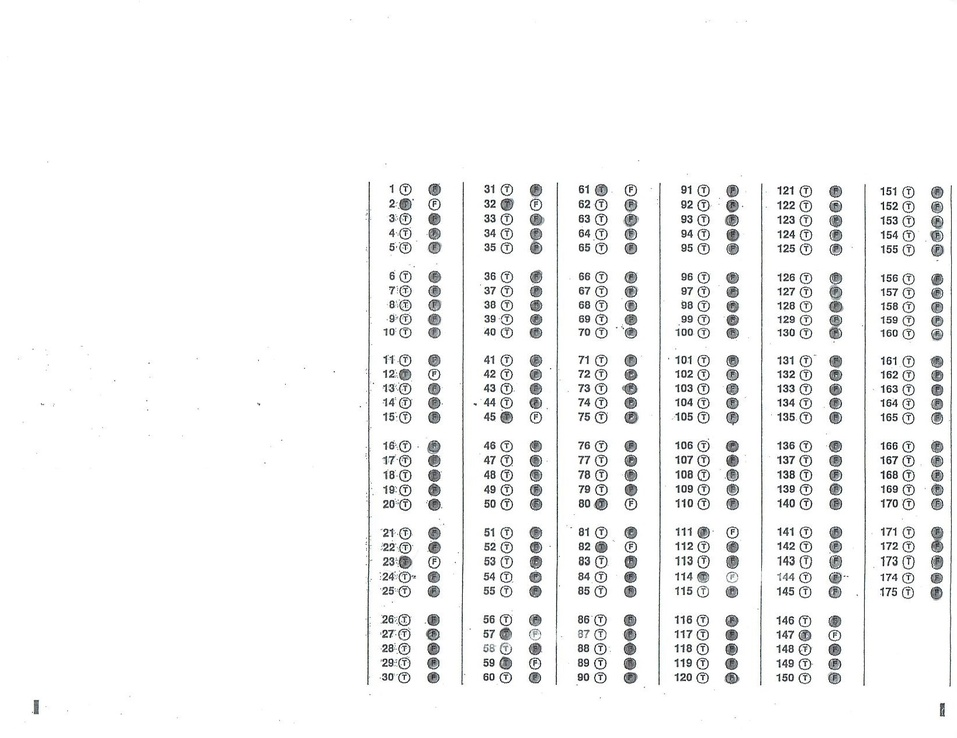
#> input picture scan.jpg, 957 x 738 px, shrunk from 1638 x 1263 before the run
$ python MCScanner.py   (Python 2 division)
#> lines starting #> are read from the running program, lines starting #| are printed output that depends on the picture
#> further down, img_rgb is the input picture: shape (738, 957, 3); mean B, G, R 244, 244, 243.7
import cv2
import numpy as np


def cropsheet(image,org_image):
    template = cv2.imread('find.jpg',0)
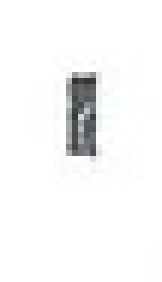
#> input picture find.jpg, 27 x 47 px, shrunk from 47 x 80 before the run (shown 6 times larger)
#> template: shape (47, 27); min 48, max 255, mean 246.9
    w = np.size(template,0)
#> w = 47
    h = np.size(template,1)
#> h = 27
    height = np.size(img_rgb,0)
#> height = 738
    length = np.size(img_rgb,1)
#> length = 957

    res = cv2.matchTemplate(image,template,cv2.TM_CCOEFF_NORMED)
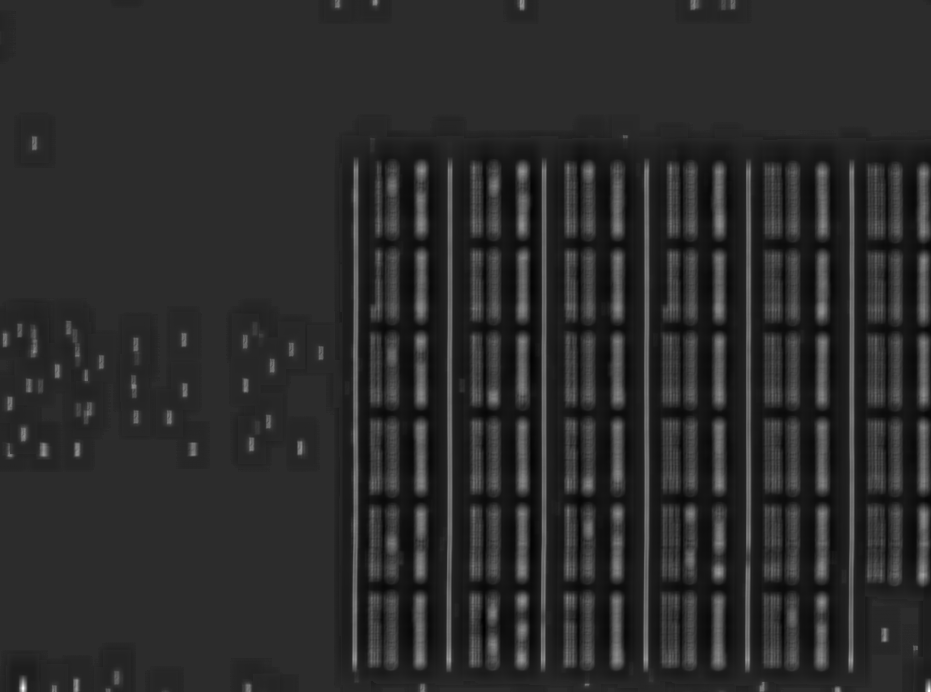
#> res: shape (692, 931) float32; min -0.196, max 0.929, mean -0.00178; drawn with min black and max white
    threshold = 0.80
    loc = np.where( res >= threshold)
#> loc = 11 positions, rows 687 to 691, columns 22 to 929

    loc = list(loc)
#> loc = [[687, 687, 688, 688, 689, 689, 689, 690, 690, 691, 691], [22, 23, 22, 23, 22, 23, 929, 928, 929, 928, 929]]

    loc_maxy = max(loc[0])
#> loc_maxy = 691
    loc_miny = min(loc[0])
#> loc_miny = 687
    loc_maxx = max(loc[1])
#> loc_maxx = 929
    loc_minx = min(loc[1])
#> loc_minx = 22

    loc_1x = loc_minx + w/2
#> loc_1x = 45
    loc_2x = loc_maxx + w/2
#> loc_2x = 952
    loc_y = (loc_maxy + loc_miny)/2 + h/2
#> loc_y = 702

    loc_1 = tuple([loc_1x,loc_y])
#> loc_1 = (45, 702)
    loc_2 = tuple([loc_2x,loc_y])
#> loc_2 = (952, 702)

    org_image = org_image[(height - loc_y):loc_y, loc_1x:loc_2x]
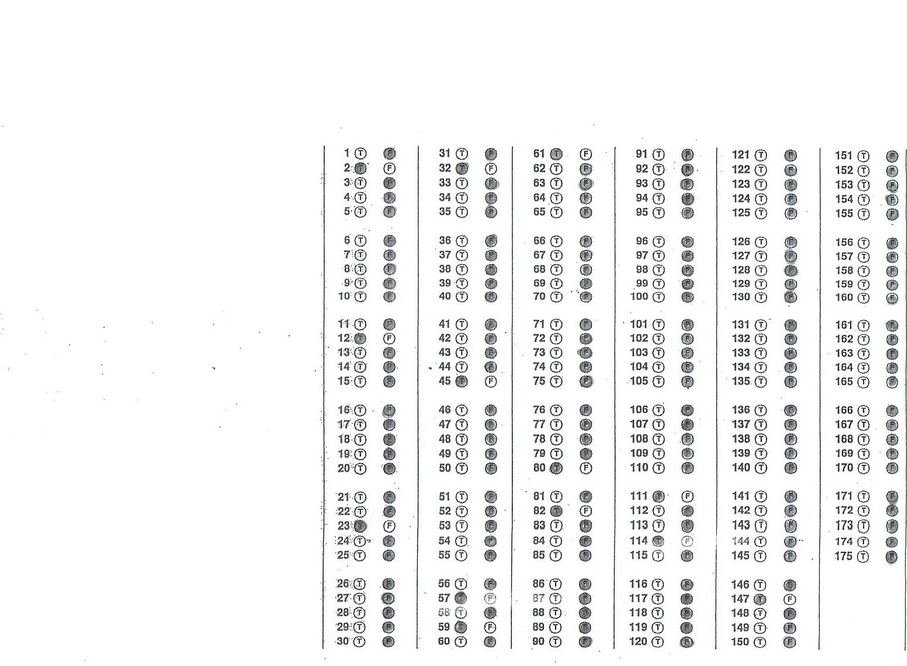
#> org_image: shape (666, 907, 3); mean of channels 0, 1, 2 242.2, 242.2, 241.8; drawn as B, G, R
    cropped = image[(height - loc_y):loc_y, loc_1x:loc_2x]

    first_crop_h = np.size(cropped,0)
#> first_crop_h = 666
    first_crop_w = np.size(cropped,1)
#> first_crop_w = 907

#> (the run stopped early here; a loop or call above may not have finished)
